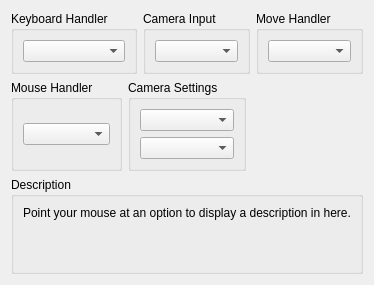
     <widget class="QWidget" name="inputTab">
      <attribute name="title">
       <string>I/O</string>
      </attribute>
      <layout class="QVBoxLayout" name="verticalLayout_32">
       <item>
        <layout class="QHBoxLayout" name="horizontalLayout_10" stretch="1,1,1">
         <item>
          <widget class="QGroupBox" name="groupBox_51">
           <property name="title">
            <string>Keyboard Handler</string>
           </property>
           <layout class="QVBoxLayout" name="verticalLayout_27">
            <item>
             <widget class="QComboBox" name="keyboardHandlerBox"/>
            </item>
           </layout>
          </widget>
         </item>
         <item>
          <widget class="QGroupBox" name="groupBox_31">
           <property name="title">
            <string>Camera Input</string>
           </property>
           <layout class="QVBoxLayout" name="verticalLayout_30">
            <item>
             <widget class="QComboBox" name="cameraTypeBox"/>
            </item>
           </layout>
          </widget>
         </item>
         <item>
          <widget class="QGroupBox" name="groupBox_2">
           <property name="title">
            <string>Move Handler</string>
           </property>
           <layout class="QVBoxLayout" name="verticalLayout_62">
            <item>
             <widget class="QComboBox" name="moveBox"/>
            </item>
           </layout>
          </widget>
         </item>
        </layout>
       </item>
       <item>
        <layout class="QHBoxLayout" name="horizontalLayout_11" stretch="1,1,1">
         <item>
          <widget class="QGroupBox" name="groupBox_53">
           <property name="title">
            <string>Mouse Handler</string>
           </property>
           <layout class="QVBoxLayout" name="verticalLayout_28">
            <item>
             <widget class="QComboBox" name="mouseHandlerBox"/>
            </item>
           </layout>
          </widget>
         </item>
         <item>
          <widget class="QGroupBox" name="groupBox_54">
           <property name="title">
            <string>Camera Settings</string>
           </property>
           <layout class="QVBoxLayout" name="verticalLayout_31">
            <item>
             <widget class="QComboBox" name="cameraBox"/>
            </item>
            <item>
             <widget class="QComboBox" name="cameraNumberBox"/>
            </item>
           </layout>
          </widget>
         </item>
         <item>
          <widget class="QWidget" name="widget_7" native="true"/>
         </item>
        </layout>
       </item>
       <item>
        <spacer name="verticalSpacer_7">
         <property name="orientation">
          <enum>Qt::Vertical</enum>
         </property>
         <property name="sizeType">
          <enum>QSizePolicy::MinimumExpanding</enum>
         </property>
         <property name="sizeHint" stdset="0">
          <size>
           <width>0</width>
           <height>0</height>
          </size>
         </property>
        </spacer>
       </item>
       <item>
        <widget class="QGroupBox" name="groupBox_59">
         <property name="title">
          <string>Description</string>
         </property>
         <layout class="QVBoxLayout" name="verticalLayout_33">
          <item>
           <widget class="QLabel" name="description_io">
            <property name="text">
             <string>Point your mouse at an option to display a description in here.


</string>
            </property>
            <property name="textFormat">
             <enum>Qt::PlainText</enum>
            </property>
            <property name="alignment">
             <set>Qt::AlignLeading|Qt::AlignLeft|Qt::AlignTop</set>
            </property>
            <property name="wordWrap">
             <bool>true</bool>
            </property>
           </widget>
          </item>
         </layout>
        </widget>
       </item>
      </layout>
     </widget>
